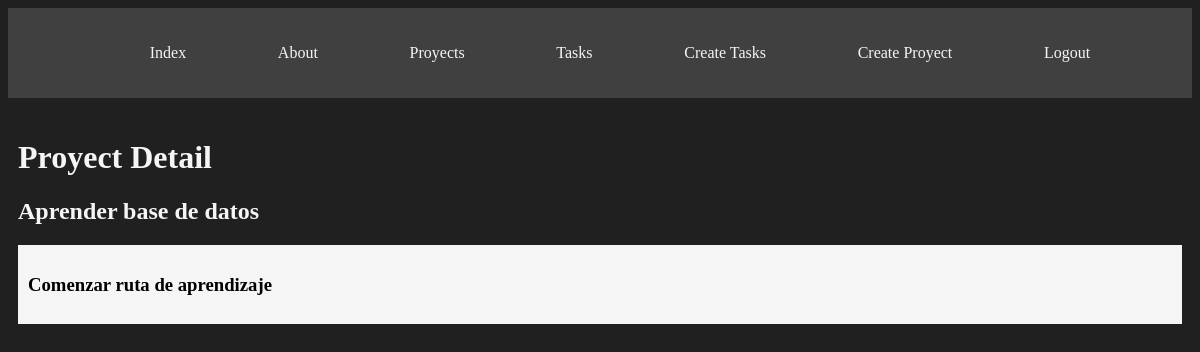
Screenshot of /proyects/3 (signed in) with the database file from the repository.
### myapp/models.py (models this page shows)
class Proyect(models.Model):
    name = models.CharField(max_length=200)
    def __str__(self):
        return self.name

class Task(models.Model):
    title = models.CharField(max_length=200)
    description = models.TextField()
    proyect = models.ForeignKey(Proyect, on_delete=models.CASCADE)
    done = models.BooleanField(default=False)
    created = models.DateTimeField(auto_now_add=True)
    datecompleted = models.DateTimeField(null=True, blank=True )
    important= models.BooleanField(default=False)
    user = models.ForeignKey(User, on_delete=models.CASCADE)
    def __str__(self):
        return f"{self.title} - {self.proyect}"

### myapp/views.py (the view)
# urls.py: path('proyects/<int:id>', views.proyect_detail, name='proyects_detail'),
def proyect_detail(request, id):
    proyect = get_object_or_404(Proyect, id=id)
    tasks = Task.objects.filter(proyect_id=id)
    print(tasks)
    return render(request, 'proyects/detail.html', {
        'proyect': proyect,
        'tasks': tasks
    })

### myapp/templates/proyects/detail.html
{% extends 'layouts/base.html' %}
{% block content %}
    <h1>Proyect Detail</h1>
    <h2> {{proyect}} </h2>
    {% for task in tasks %}
        <div class="card">
            <h3>{{task.title}} </h3>
        </div>
    {% endfor %}
{% endblock  %}

### myapp/static/styles/main.css (style rules this page uses)
body { background: #202020; color: whitesmoke; }
.card { background: whitesmoke; padding: 10px; margin-bottom: 2px; color: black; }

### rows the page displays
Proyect: name "Aprender base de datos"
Task: title "Comenzar ruta de aprendizaje"
